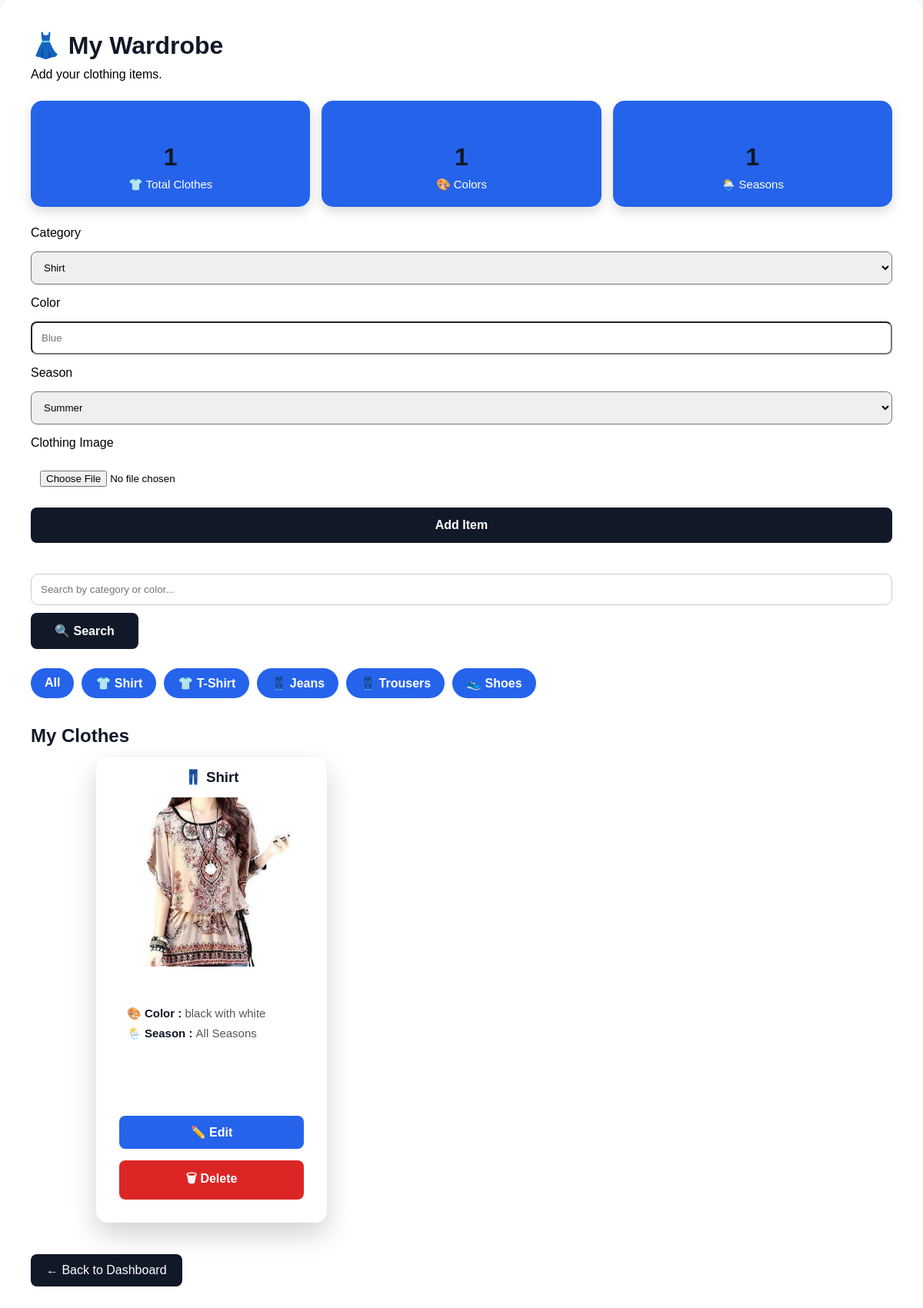
The app's page /wardrobe?category=Shirt (signed in) with its own data.
### tables this page shows
CREATE TABLE wardrobe(
    id INTEGER PRIMARY KEY AUTOINCREMENT,
    category TEXT NOT NULL,
    color TEXT NOT NULL,
    season TEXT NOT NULL,
    image TEXT NOT NULL
);

### app.py (the view, shortened to what this page needs)
@app.route("/wardrobe", methods=["GET", "POST"])
def wardrobe():
    if "name" not in session:
        return redirect(url_for("signin"))
    connection = sqlite3.connect("outfitiq.db")
    cursor = connection.cursor()
    search = request.args.get("search", "")
    category = request.args.get("category", "")
    if search:
        cursor.execute(
            """
            SELECT * FROM wardrobe
            WHERE category LIKE ?
            OR color LIKE ?
            """,
            (f"%{search}%", f"%{search}%")
        )
    elif category:
        cursor.execute(
            """
            SELECT * FROM wardrobe
            WHERE category = ?
            """,
            (category,)
        )
    else:
        cursor.execute("SELECT * FROM wardrobe")
    clothes = cursor.fetchall()
    total_clothes = len(clothes)
    colors = len(set(cloth[2] for cloth in clothes))
    seasons = len(set(cloth[3] for cloth in clothes))
    connection.close()
    return render_template(
        "wardrobe.html",
        clothes=clothes,
        total_clothes=total_clothes,
        colors=colors,
        seasons=seasons
    )

### templates/wardrobe.html (shortened to what this page needs)
<!DOCTYPE html>
<html>
<head>
    <link rel="stylesheet"
          href="{{ url_for('static', filename='wardrobe.css') }}">
</head>
<body>
<div class="container">
    <h1>👗 My Wardrobe</h1>
    <p>Add your clothing items.</p>
    <div class="stats">
        <div class="stat-card">
            <h2>{{ total_clothes }}</h2>
            <p>👕 Total Clothes</p>
        </div>
        <div class="stat-card">
            <h2>{{ colors }}</h2>
            <p>🎨 Colors</p>
        </div>
        <div class="stat-card">
            <h2>{{ seasons }}</h2>
            <p>🌦️ Seasons</p>
        </div>
    </div>
    <form method="POST" enctype="multipart/form-data">
        <label>Category</label>
        <select name="category">
            <option>Shirt</option>
        </select>
        <label>Color</label>
        <input
            type="text"
            name="color"
            placeholder="Blue"
            required
        >
        <label>Season</label>
        <select name="season">
            <option>Summer</option>
        </select>
        <label>Clothing Image</label>
        <input
            type="file"
            name="image"
            accept="image/*"
            required
        >
        <button>Add Item</button>
    </form>
        <form method="GET" class="search-form">
        <input
            type="text"
            name="search"
            placeholder="Search by category or color..."
            value="{{ request.args.get('search','') }}"
        >
        <button type="submit">
            🔍 Search
        </button>
    </form>
    <div class="filters">
        <a href="/wardrobe" class="filter-btn">All</a>
        <a href="/wardrobe?category=Shirt" class="filter-btn">👕 Shirt</a>
        <a href="/wardrobe?category=T-Shirt" class="filter-btn">👕 T-Shirt</a>
        <a href="/wardrobe?category=Jeans" class="filter-btn">👖 Jeans</a>
        <a href="/wardrobe?category=Trousers" class="filter-btn">👖 Trousers</a>
        <a href="/wardrobe?category=Shoes" class="filter-btn">👟 Shoes</a>
    </div>
    <h2>My Clothes</h2>
    <div class="clothes-container">
    {% for cloth in clothes %}
    <div class="cloth-card">
        <h3>👖 {{ cloth[1] }}</h3>
        <img
            src="{{ url_for('static', filename='uploads/' + cloth[4]) }}"
            alt="{{ cloth[1] }}"
            class="cloth-image"
        >
        <div class="info">
            <p><b>🎨 Color : </b> {{ cloth[2] }}</p>
            <p><b>🌦️ Season : </b> {{ cloth[3] }}</p>
        </div>
        <div class="info">
        </div>
        <a href="/edit/{{ cloth[0] }}" class="edit-btn">
            ✏️ Edit
        </a>
        <a href="/delete/{{ cloth[0] }}" class="delete-btn">
            🗑 Delete
        </a>
    </div>
{% endfor %}
</div>
<a href="/dashboard" class="back-btn">← Back to Dashboard</a>
</div>
</body>
</html>

### static/wardrobe.css (style rules this page uses)
:root { --primary:#111827; --accent:#2563eb; --background:#f8fafc; --white:#ffffff; }
* { margin:0; padding:0; box-sizing:border-box; font-family:Arial,sans-serif; }
body { display:flex; justify-content:center; align-items:center; min-height:100vh; background:var(--background); }
.container { width:100%; max-width:1200px; background:white; padding:40px; border-radius:15px; box-shadow:0 10px 25px rgba(0,0,0,.1); }
input, select, button { padding:12px; border-radius:8px; }
button { background:var(--primary); color:white; border:none; cursor:pointer; padding:14px; font-size:16px; font-weight:bold; transition:.3s; }
h2 { margin-bottom:20px; color:var(--primary); }
.clothes-container { display:grid; grid-template-columns:repeat(auto-fill,300px); gap:25px; justify-content:center; }
.cloth-card { background:var(--white); border-radius:15px; overflow:hidden; box-shadow:0 8px 20px rgba(0,0,0,.12); transition:0.3s; padding:15px; transform:translateY(-6px); box-shadow:0 15px 35px rgba(0,0,0,.18); }
.cloth-card img { width:100%; height:220px; object-fit:cover; border-radius:12px; }
.info { padding: 25px; }
.info p { margin:8px 0; color:#555; font-size:15px; }
.info b { color:var(--primary); }
h1 { color:var(--primary); margin-bottom:10px; }
h2 { margin:35px 0 20px; color:var(--primary); }
form { display:flex; flex-direction:column; gap:15px; margin-bottom:40px; }
.back-btn { display:inline-block; margin-top:35px; padding:12px 20px; background:var(--primary); color:white; text-decoration:none; border-radius:8px; transition:.3s; }
.cloth-card h3 { text-align:center; margin-bottom:15px; color:var(--primary); }
.delete-btn { display:block; margin:15px; padding:12px; text-align:center; text-decoration:none; background:#dc2626; color:white; border-radius:8px; font-weight:bold; transition:.3s; }
.edit-btn { display:block; margin:15px; padding:12px; text-align:center; text-decoration:none; background:#2563eb; color:white; border-radius:8px; font-weight:bold; transition:.3s; }
.search-form { display:flex; gap:10px; margin:25px 0; }
.search-form input { flex:1; padding:12px; border:1px solid #ccc; border-radius:10px; }
.search-form button { width:140px; }
.filters { display:flex; flex-wrap:wrap; gap:10px; margin:20px 0; }
.filter-btn { text-decoration:none; background:#2563eb; color:white; padding:10px 18px; border-radius:20px; font-weight:bold; transition:0.3s; }
.stats { display:flex; justify-content:space-between; gap:15px; margin:25px 0; }
.stat-card { flex:1; background:#2563eb; color:white; text-align:center; padding:20px; border-radius:15px; box-shadow:0 6px 15px rgba(0,0,0,.15); }
.stat-card h2 { font-size:32px; margin-bottom:8px; }
.stat-card p { color:white; margin:0; font-size:15px; }
.cloth-image { width:100%; height:220px; object-fit:cover; border-radius:12px; margin-bottom:15px; }

### records on screen
wardrobe: category "Shirt", image (picture), color "black with white", season "All Seasons"

### other values on screen
{{ total_clothes }} "1"
{{ colors }} "1"
{{ seasons }} "1"
